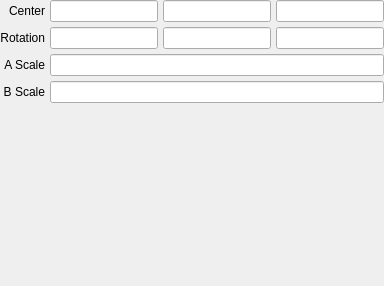
         <widget class="QWidget" name="dini">
          <layout class="QGridLayout" name="gridLayout_37">
           <property name="margin">
            <number>0</number>
           </property>
           <property name="spacing">
            <number>5</number>
           </property>
           <item row="0" column="0">
            <widget class="QLabel" name="label_81">
             <property name="text">
              <string>Center</string>
             </property>
             <property name="alignment">
              <set>Qt::AlignRight|Qt::AlignTrailing|Qt::AlignVCenter</set>
             </property>
            </widget>
           </item>
           <item row="0" column="1">
            <widget class="LineEdit" name="lineedit_dini_translation_x"/>
           </item>
           <item row="0" column="2">
            <widget class="LineEdit" name="lineedit_dini_translation_y"/>
           </item>
           <item row="0" column="3">
            <widget class="LineEdit" name="lineedit_dini_translation_z"/>
           </item>
           <item row="1" column="0">
            <widget class="QLabel" name="label_80">
             <property name="text">
              <string>Rotation</string>
             </property>
             <property name="alignment">
              <set>Qt::AlignRight|Qt::AlignTrailing|Qt::AlignVCenter</set>
             </property>
            </widget>
           </item>
           <item row="1" column="1">
            <widget class="LineEdit" name="lineedit_dini_rotation_x"/>
           </item>
           <item row="1" column="2">
            <widget class="LineEdit" name="lineedit_dini_rotation_y"/>
           </item>
           <item row="1" column="3">
            <widget class="LineEdit" name="lineedit_dini_rotation_z"/>
           </item>
           <item row="2" column="0">
            <widget class="QLabel" name="label_82">
             <property name="text">
              <string>A Scale</string>
             </property>
             <property name="alignment">
              <set>Qt::AlignRight|Qt::AlignTrailing|Qt::AlignVCenter</set>
             </property>
            </widget>
           </item>
           <item row="3" column="0">
            <widget class="QLabel" name="label_83">
             <property name="text">
              <string>B Scale</string>
             </property>
             <property name="alignment">
              <set>Qt::AlignRight|Qt::AlignTrailing|Qt::AlignVCenter</set>
             </property>
            </widget>
           </item>
           <item row="4" column="1">
            <spacer name="verticalSpacer_30">
             <property name="orientation">
              <enum>Qt::Vertical</enum>
             </property>
             <property name="sizeHint" stdset="0">
              <size>
               <width>20</width>
               <height>183</height>
              </size>
             </property>
            </spacer>
           </item>
           <item row="2" column="1" colspan="3">
            <widget class="LineEdit" name="lineedit_dini_ascale"/>
           </item>
           <item row="3" column="1" colspan="3">
            <widget class="LineEdit" name="lineedit_dini_bscale"/>
           </item>
          </layout>
         </widget>
